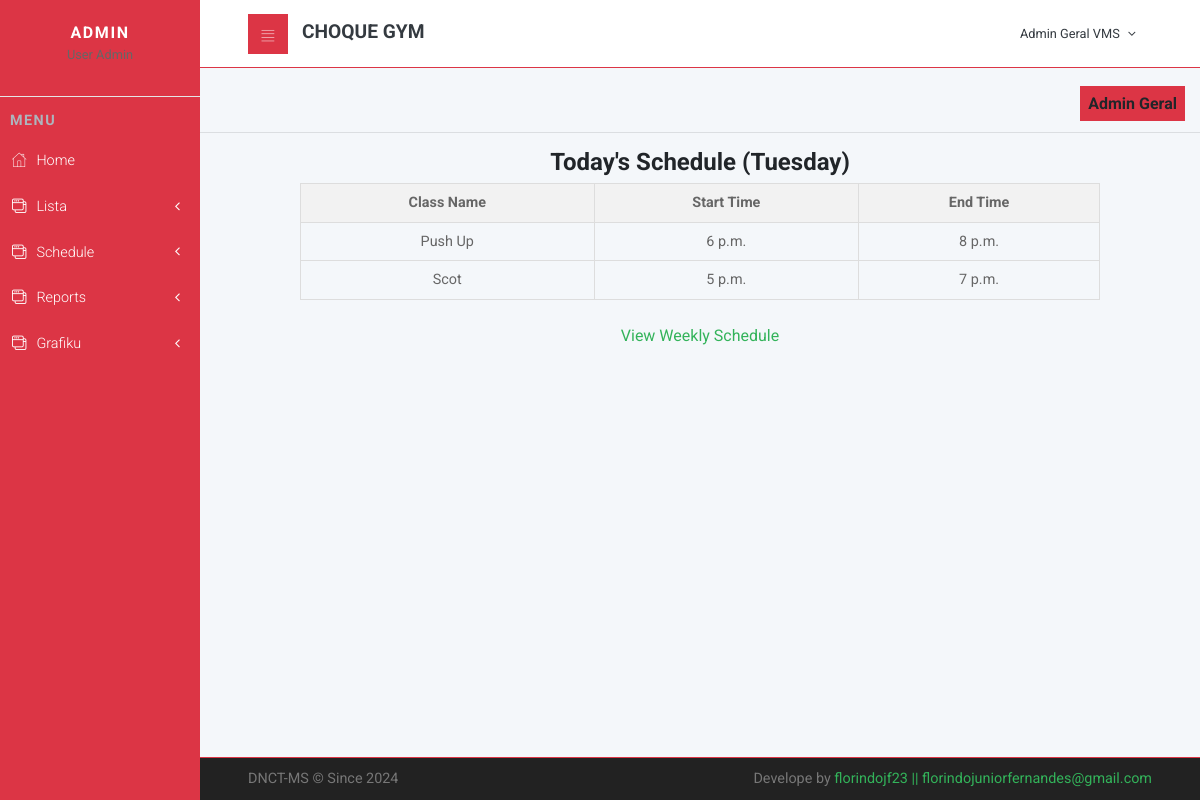
The app's page /schedule/today/ (signed in) with its own data.
### cliente/models.py (models this page shows, shortened)
class GymClass(models.Model):
    name = models.CharField(max_length=100)
    description = models.TextField()
    start_time = models.TimeField()
    end_time = models.TimeField()
    days_of_week = models.CharField(max_length=150)
    payment_per_month = models.DecimalField(max_digits=6, decimal_places=2, default=25.00)

### main/views.py (the view)
# urls.py: path('schedule/today/', views.todays_schedule, name='todays_schedule'),
@login_required
def todays_schedule(request):
    today = date.today().strftime("%A")  # Get current day of the week as string
    classes_today = GymClass.objects.filter(days_of_week__icontains=today)
    context = {
        'today': today,
        'classes_today': classes_today,
    }
    return render(request, 'main/todays_schedule.html', context)

### main/templates/main/todays_schedule.html
{% extends 'main/layout.html' %}
{% load static %}
{% load crispy_forms_tags %}
{% block content %}
<div style="text-align: center;">
    <h1>Today's Schedule ({{ today }})</h1>
    <table style="margin: auto; width: 80%; border-collapse: collapse; border: 1px solid #ddd;">
        <thead>
            <tr style="background-color: #f2f2f2;">
                <th style="border: 1px solid #ddd; padding: 8px;">Class Name</th>
                <th style="border: 1px solid #ddd; padding: 8px;">Start Time</th>
                <th style="border: 1px solid #ddd; padding: 8px;">End Time</th>
            </tr>
        </thead>
        <tbody>
            {% for gym_class in classes_today %}
            <tr>
                <td style="border: 1px solid #ddd; padding: 8px;">{{ gym_class.name }}</td>
                <td style="border: 1px solid #ddd; padding: 8px;">{{ gym_class.start_time }}</td>
                <td style="border: 1px solid #ddd; padding: 8px;">{{ gym_class.end_time }}</td>
            </tr>
            {% empty %}
            <tr>
                <td colspan="3" style="border: 1px solid #ddd; padding: 8px;">No classes scheduled for today.</td>
            </tr>
            {% endfor %}
        </tbody>
    </table>
    <br>
    <a href="{% url 'weekly_schedule' %}">View Weekly Schedule</a>
</div>
{% endblock %}

### static/css/style.default.css (style rules this page uses)
a { display: inline-block; text-decoration: none; color: #fff; }
body { overflow-x: hidden; }
table { font-size: 0.9em; color: #666; }
body { font-family: "Roboto", sans-serif; font-size: 1rem; font-weight: 400; line-height: 1.5; color: #212529; background-color: #fff; }
a { color: #33b35a; text-decoration: none; }
h1, h2, h3, h4, h5, h6, .h1, .h2, .h3, .h4, .h5, .h6 { margin-bottom: 0.5rem; font-family: inherit; font-weight: 700; line-height: 1.1; color: inherit; }
h1, .h1 { font-size: 1.5rem; }

### records on screen
GymClass: name "Push Up", start_time "6 p.m.", end_time "8 p.m."
GymClass: name "Scot", start_time "5 p.m.", end_time "7 p.m."
